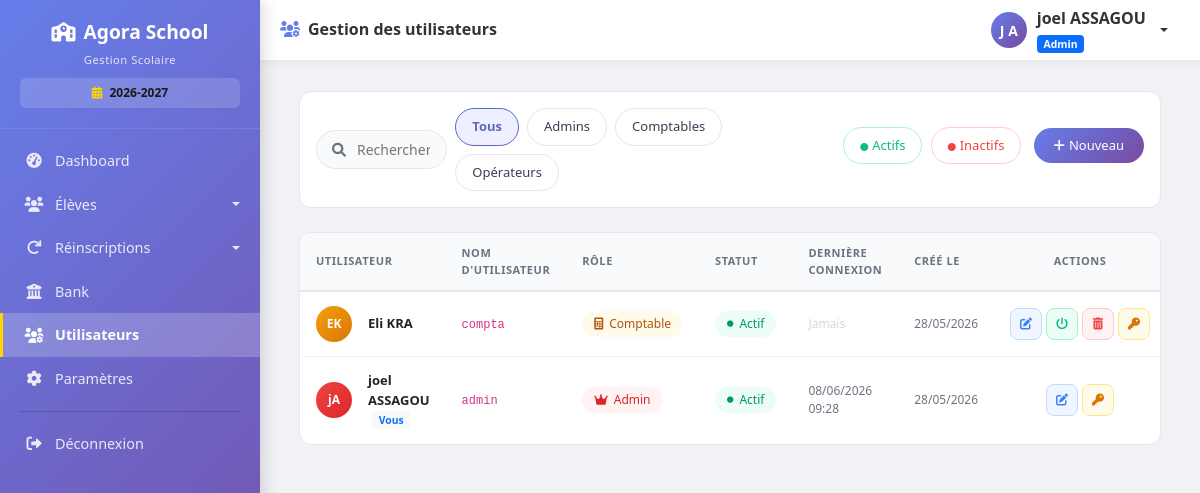
The app's page /utilisateurs (signed in) with its own data.
### models.py (models this page shows, shortened)
class Parametre(db.Model):
    __tablename__ = 'parametres'
    id = db.Column(db.Integer, primary_key=True)
    cle = db.Column(db.String(100), unique=True, nullable=False)
    valeur = db.Column(db.String(500))
    description = db.Column(db.String(200))
    date_modification = db.Column(db.DateTime, default=datetime.utcnow, onupdate=datetime.utcnow)

class User(UserMixin, db.Model):
    __tablename__ = 'users'
    id = db.Column(db.Integer, primary_key=True)
    username = db.Column(db.String(80), unique=True, nullable=False, index=True)
    password_hash = db.Column(db.String(200), nullable=False)
    nom = db.Column(db.String(100), nullable=False)
    prenom = db.Column(db.String(100), nullable=False)
    role = db.Column(db.String(20), default='user')  # admin, comptable, user
    actif = db.Column(db.Boolean, default=True)
    created_at = db.Column(db.DateTime, default=datetime.utcnow)
    last_login = db.Column(db.DateTime, nullable=True)
    @property
    def nom_complet(self):
        return f"{self.prenom} {self.nom}"

### routes.py (the view)
@app.route('/utilisateurs')
@login_required
@admin_required
def liste_utilisateurs():
    utilisateurs = User.query.order_by(User.created_at.desc()).all()
    total_users = len(utilisateurs)
    total_admins = User.query.filter_by(role='admin').count()
    total_comptables = User.query.filter_by(role='comptable').count()
    total_users_simple = User.query.filter_by(role='user').count()
    total_actifs = User.query.filter_by(actif=True).count()
    return render_template('utilisateurs/liste.html',
                         utilisateurs=utilisateurs,
                         total_users=total_users,
                         total_admins=total_admins,
                         total_comptables=total_comptables,
                         total_users_simple=total_users_simple,
                         total_actifs=total_actifs)

### templates/utilisateurs/liste.html (shortened to what this page needs)
{% extends "base.html" %}
{% block page_title %}
<i class="fas fa-users-cog me-2" style="color: #667eea;"></i>Gestion des utilisateurs
{% endblock %}
{% block content %}
<div class="container-fluid px-3 px-md-4 py-3">
    <div class="filter-bar">
        <div class="row align-items-center g-2">
            <div class="col-md-3 col-lg-2">
                <div class="search-wrapper">
                    <i class="fas fa-search"></i>
                    <input type="text" class="search-input" id="searchInput" placeholder="Rechercher un utilisateur...">
                </div>
            </div>
            <div class="col-md-7 col-lg-5">
                <div class="d-flex gap-2 flex-wrap">
                    <button class="filter-btn active" data-filter="all">Tous</button>
                    <button class="filter-btn" data-filter="admin">Admins</button>
                    <button class="filter-btn" data-filter="comptable">Comptables</button>
                    <button class="filter-btn" data-filter="user">Opérateurs</button>
                </div>
            </div>
            <div class="col-lg-5 text-lg-end mt-2 mt-lg-0">
                <button class="filter-btn" data-filter="active" style="border-color:#a7f3d0; color:#10b981;">
                    <i class="fas fa-circle me-1" style="font-size:0.5rem;"></i>Actifs
                </button>
                <button class="filter-btn ms-1" data-filter="inactive" style="border-color:#fecaca; color:#ef4444;">
                    <i class="fas fa-circle me-1" style="font-size:0.5rem;"></i>Inactifs
                </button>
                <a href="{{ url_for('ajouter_utilisateur') }}" class="btn btn-primary ms-2" style="border-radius:100px; padding:0.5rem 1.25rem; font-size:0.8125rem;">
                    <i class="fas fa-plus me-1"></i>Nouveau
                </a>
            </div>
        </div>
    </div>
    <div class="table-container">
        <div class="table-responsive">
            <table class="table-premium">
                <thead>
                    <tr>
                        <th>Utilisateur</th>
                        <th>Nom d'utilisateur</th>
                        <th>Rôle</th>
                        <th>Statut</th>
                        <th>Dernière connexion</th>
                        <th>Créé le</th>
                        <th class="text-center">Actions</th>
                    </tr>
                </thead>
                <tbody id="usersTableBody">
                    {% for user in utilisateurs %}
                    <tr data-role="{{ user.role }}" data-status="{{ 'active' if user.actif else 'inactive' }}">
                        <td>
                            <div class="d-flex align-items-center gap-3">
                                <div class="avatar-circle" style="background: {% if user.role == 'admin' %}linear-gradient(135deg, #ef4444, #dc2626){% elif user.role == 'comptable' %}linear-gradient(135deg, #f59e0b, #d97706){% else %}linear-gradient(135deg, #3b82f6, #2563eb){% endif %};">
                                    {{ user.prenom[0] }}{{ user.nom[0] }}
                                </div>
                                <div>
                                    <div style="font-weight:600; font-size:0.8125rem;">
                                        {{ user.nom_complet }}
                                        {% if user.id == current_user.id %}
                                        <span class="badge bg-light text-primary ms-1" style="font-size:0.65rem;">Vous</span>
                                        {% endif %}
                                    </div>
                                </div>
                            </div>
                        </td>
                        <td><code style="font-size:0.75rem;">{{ user.username }}</code></td>
                        <td>
                            {% if user.role == 'admin' %}
                            <span class="badge-role" style="background:#fef2f2; color:#dc2626;">
                                <i class="fas fa-crown"></i> Admin
                            </span>
                            {% elif user.role == 'comptable' %}
                            <span class="badge-role" style="background:#fffbeb; color:#b45309;">
                                <i class="fas fa-calculator"></i> Comptable
                            </span>
                            {% else %}
                            <span class="badge-role" style="background:#eff6ff; color:#2563eb;">
                                <i class="fas fa-user"></i> Opérateur
                            </span>
                            {% endif %}
                        </td>
                        <td>
                            {% if user.actif %}
                            <span class="badge-status" style="background:#ecfdf5; color:#059669;">
                                <i class="fas fa-circle" style="font-size:0.4rem;"></i> Actif
                            </span>
                            {% else %}
                            <span class="badge-status" style="background:#fef2f2; color:#dc2626;">
                                <i class="fas fa-circle" style="font-size:0.4rem;"></i> Inactif
                            </span>
                            {% endif %}
                        </td>
                        <td style="font-size:0.75rem; color:var(--gray-500);">
                            {% if user.last_login %}
                            {{ user.last_login.strftime('%d/%m/%Y %H:%M') }}
                            {% else %}
                            <span style="color:#d1d5db;">Jamais</span>
                            {% endif %}
                        </td>
                        <td style="font-size:0.75rem; color:var(--gray-500);">
                            {{ user.created_at.strftime('%d/%m/%Y') }}
                        </td>
                        <td>
                            <div class="d-flex justify-content-center gap-1">
                                <a href="{{ url_for('modifier_utilisateur', user_id=user.id) }}" class="btn-action btn-edit" title="Modifier">
                                    <i class="fas fa-edit"></i>
                                </a>
                                {% if user.id != current_user.id %}
                                <button onclick="toggleStatus({{ user.id }}, '{{ user.username }}', {{ user.actif|lower }})"
                                        class="btn-action btn-toggle {{ 'off' if not user.actif }}"
                                        title="{{ 'Désactiver' if user.actif else 'Activer' }}">
                                    <i class="fas fa-power-off"></i>
                                </button>
                                <button onclick="confirmDelete({{ user.id }}, '{{ user.username }}')"
                                        class="btn-action btn-delete" title="Supprimer">
                                    <i class="fas fa-trash-alt"></i>
                                </button>
                                {% endif %}
                                <a href="{{ url_for('reinitialiser_mot_de_passe', user_id=user.id) }}"
                                   class="btn-action btn-reset"
                                   title="Réinitialiser MDP"
                                   onclick="return confirm('Réinitialiser le mot de passe de {{ user.nom_complet }} ?')">
                                    <i class="fas fa-key"></i>
                                </a>
                            </div>
                        </td>
                    </tr>
                    {% endfor %}
                </tbody>
            </table>
        </div>
    </div>
</div>
{% endblock %}

### templates/base.html (shortened to what this page needs)
<!DOCTYPE html>
<html lang="fr">
<head>
    <link href="https://cdn.jsdelivr.net/npm/bootstrap@5.1.3/dist/css/bootstrap.min.css" rel="stylesheet">
    <link rel="stylesheet" href="https://cdnjs.cloudflare.com/ajax/libs/font-awesome/6.0.0/css/all.min.css">
    <link href="https://cdn.datatables.net/1.11.5/css/dataTables.bootstrap5.min.css" rel="stylesheet">
</head>
<body>
    <div class="app-layout">
        {% if current_user.is_authenticated %}
        <aside class="sidebar" id="sidebar">
            <div class="sidebar-logo">
                <h4><i class="fas fa-school me-2"></i>Agora School</h4>
                <small>Gestion Scolaire</small>
                {% set annee_active = parametres_ecole.get('annee_scolaire_active', '2025-2026') if parametres_ecole else '2025-2026' %}
                <div style="margin-top: 8px; padding: 6px 10px; background: rgba(255,255,255,0.15); border-radius: 6px; font-size: 0.75rem;">
                    <i class="fas fa-calendar-alt me-1" style="color: #ffd700;"></i>
                    <strong style="color: #1b1a16;">{{ annee_active }}</strong>
                </div>
            </div>
            <nav class="sidebar-nav">
                {% if current_user.role == 'admin' %}
                <a class="nav-link {% if request.endpoint == 'dashboard' %}active{% endif %}"
                   href="{{ url_for('dashboard') }}">
                    <i class="fas fa-tachometer-alt"></i> Dashboard
                </a>
                {% endif %}
                <div class="eleves-dropdown">
                    <a class="nav-link dropdown-toggle {% if request.endpoint == 'liste_eleves' %}active{% endif %}"
                       href="#" onclick="toggleSidebarDropdown(event, this)">
                        <i class="fas fa-users"></i> Élèves
                    </a>
                </div>
                {% if current_user.role in ['admin', 'comptable'] %}
                <div class="eleves-dropdown">
                    <a class="nav-link dropdown-toggle {% if request.endpoint in ['liste_reinscriptions', 'reinscrire_anciens'] %}active{% endif %}"
                       href="#" onclick="toggleSidebarDropdown(event, this)">
                        <i class="fas fa-redo"></i> Réinscriptions
                    </a>
                </div>
                {% endif %}
                {% if current_user.role in ['admin', 'comptable'] %}
                <a class="nav-link {% if request.endpoint == 'bank' %}active{% endif %}"
                   href="{{ url_for('bank') }}">
                    <i class="fas fa-university"></i> Bank
                </a>
                {% endif %}
                {% if current_user.role == 'admin' %}
                <a class="nav-link {% if request.endpoint == 'liste_utilisateurs' %}active{% endif %}"
                   href="{{ url_for('liste_utilisateurs') }}">
                    <i class="fas fa-users-cog"></i> Utilisateurs
                </a>
                <a class="nav-link {% if request.endpoint == 'parametres' %}active{% endif %}"
                   href="{{ url_for('parametres') }}">
                    <i class="fas fa-cog"></i> Paramètres
                </a>
                {% endif %}
                <hr>
                <a class="nav-link" href="{{ url_for('logout') }}">
                    <i class="fas fa-sign-out-alt"></i> Déconnexion
                </a>
            </nav>
        </aside>
        {% endif %}
        <main class="main-area">
            {% if current_user.is_authenticated %}
            <header class="topbar">
                <div class="d-flex align-items-center gap-2">
                    <h5>{% block page_title %}Gestion utilisateur{% endblock %}</h5>
                </div>
                <div class="dropdown">
                    <a href="#" class="user-dropdown dropdown-toggle" data-bs-toggle="dropdown" aria-label="Menu utilisateur">
                        <div class="user-avatar">
                            {{ current_user.prenom[0]|upper if current_user.prenom else current_user.username[0]|upper }}
                            {{ current_user.nom[0]|upper if current_user.nom else '' }}
                        </div>
                        <div class="d-none d-md-block text-start">
                            <strong>{{ current_user.nom_complet or current_user.username }}</strong>
                            <div>
                                <span class="badge bg-{{ 'primary' if current_user.role == 'admin' else 'warning' if current_user.role == 'comptable' else 'info' }}"
                                      style="font-size:0.65rem;">
                                    {{ current_user.role|capitalize }}
                                </span>
                            </div>
                        </div>
                    </a>
                </div>
            </header>
            {% endif %}
            <div class="page-content" id="pageContent">
                {% block content %}{% endblock %}
            </div>
        </main>
    </div>
</body>
</html>

### records on screen
Parametre: valeur "2026-2027"
User: prenom "J", nom "A", prenom+nom "joel ASSAGOU", role "Admin", prenom "j", nom_complet "joel ASSAGOU", shows "Vous", username "admin", actif True (drawn), last_login "08/06/2026 09:28", created_at "28/05/2026"
User: prenom "E", nom "K", nom_complet "Eli KRA", username "compta", role "comptable" (drawn), actif True (drawn), shows "Jamais", created_at "28/05/2026"
